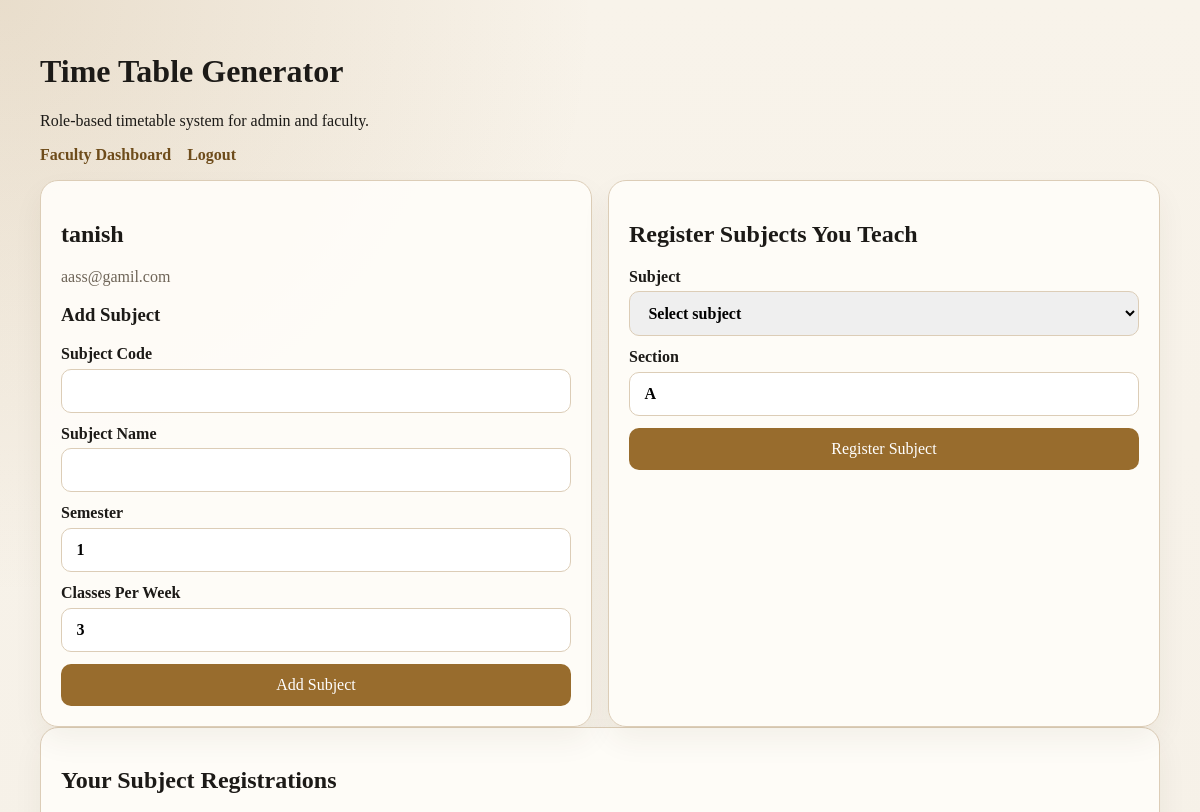
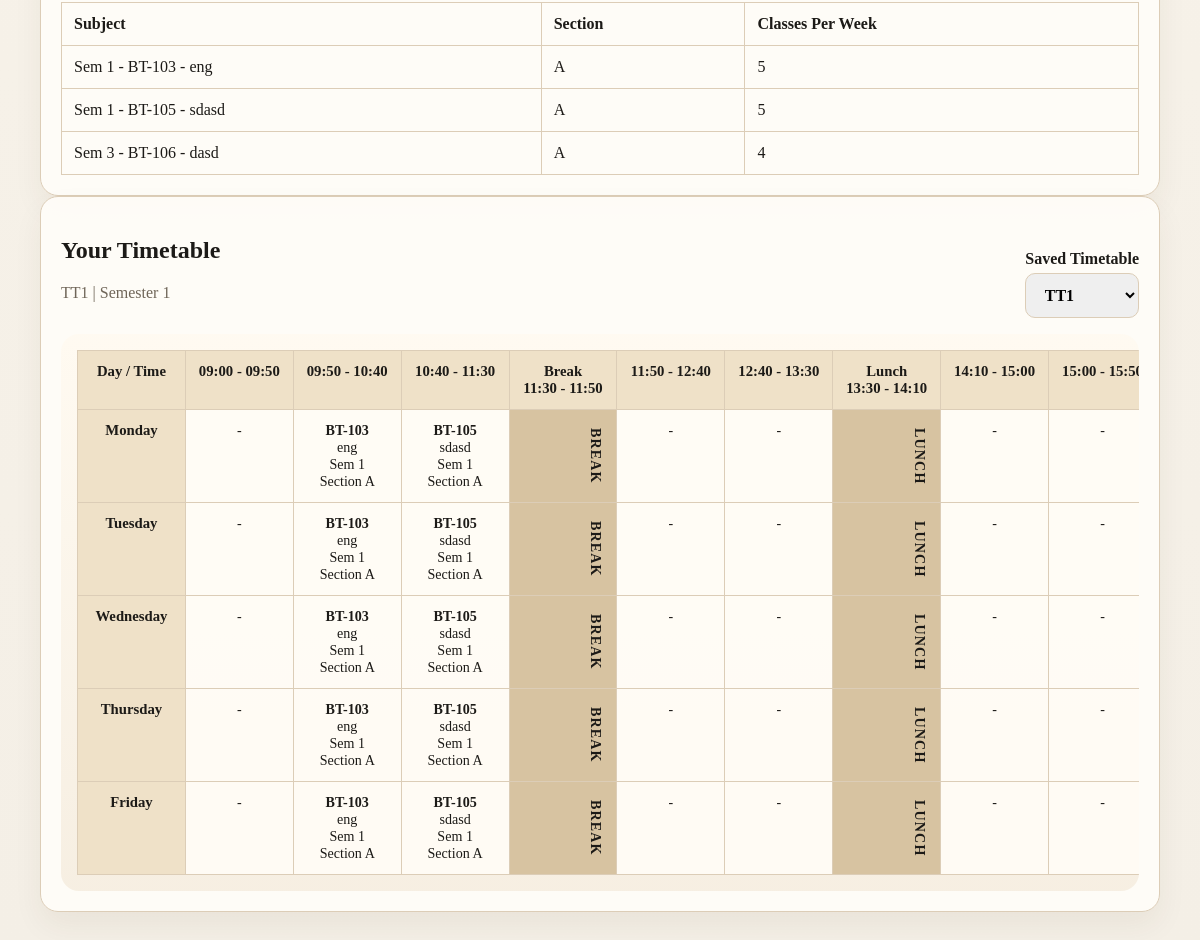
/faculty (signed in), run on the app's committed database (2 pictures, top to bottom).
### app/models.py (models this page shows)
class Faculty(db.Model):
    id = db.Column(db.Integer, primary_key=True)
    name = db.Column(db.String(120), nullable=False,)
    email = db.Column(db.String(120), nullable=True, unique=True)
    user_id = db.Column(db.Integer, db.ForeignKey("user.id"), nullable=True, unique=True)
    user = db.relationship("User", back_populates="faculty_profile")
    registrations = db.relationship(
        "FacultySubjectRegistration",
        back_populates="faculty",
        cascade="all, delete-orphan",
    )

class FacultySubjectRegistration(db.Model):
    id = db.Column(db.Integer, primary_key=True)
    faculty_id = db.Column(db.Integer, db.ForeignKey("faculty.id"), nullable=False)
    subject_id = db.Column(db.Integer, db.ForeignKey("subject.id"), nullable=False)
    preferred_section = db.Column(db.String(30), nullable=False, default="A")
    status = db.Column(db.String(20), nullable=False, default="approved")
    faculty = db.relationship("Faculty", back_populates="registrations")
    subject = db.relationship("Subject", back_populates="registrations")
    __table_args__ = (
        db.UniqueConstraint(
            "faculty_id",
            "subject_id",
            "preferred_section",
            name="uq_faculty_subject_section",
        ),
    )

class Subject(db.Model):
    id = db.Column(db.Integer, primary_key=True)
    code = db.Column(db.String(30), nullable=False, unique=True)
    name = db.Column(db.String(120), nullable=False)
    semester = db.Column(db.Integer, nullable=False, default=1)
    weekly_slots = db.Column(db.Integer, nullable=False, default=3)
    registrations = db.relationship(
        "FacultySubjectRegistration",
        back_populates="subject",
        cascade="all, delete-orphan",
    )

class TimetableBatch(db.Model):
    id = db.Column(db.Integer, primary_key=True)
    name = db.Column(db.String(150), nullable=False)
    semester = db.Column(db.Integer, nullable=False)
    created_at = db.Column(db.DateTime, nullable=False, server_default=db.func.now())
    entries = db.relationship(
        "TimetableEntry",
        back_populates="batch",
        cascade="all, delete-orphan",
    )

class TimetableEntry(db.Model):
    id = db.Column(db.Integer, primary_key=True)
    batch_id = db.Column(db.Integer, db.ForeignKey("timetable_batch.id"), nullable=True)
    day = db.Column(db.String(20), nullable=False)
    time_slot = db.Column(db.String(30), nullable=False)
    section = db.Column(db.String(30), nullable=False)
    faculty_id = db.Column(db.Integer, db.ForeignKey("faculty.id"), nullable=False)
    subject_id = db.Column(db.Integer, db.ForeignKey("subject.id"), nullable=False)
    batch = db.relationship("TimetableBatch", back_populates="entries")
    faculty = db.relationship("Faculty")
    subject = db.relationship("Subject")
    __table_args__ = (
        db.UniqueConstraint(
            "batch_id", "day", "time_slot", "section", name="uq_batch_section_day_time"
        ),
    )

### app/routes.py (the view, shortened to what this page needs)
@main.route("/faculty", methods=["GET", "POST"])
def faculty_dashboard():
    user = current_user()
    if not user or user.role != "faculty":
        flash("Faculty login required.", "error")
        return redirect(url_for("main.login"))
    faculty = Faculty.query.filter_by(user_id=user.id).first()
    if not faculty:
        flash("Faculty profile was not found.", "error")
        return redirect(url_for("main.logout"))
    subjects = Subject.query.order_by(Subject.code).all()
    registrations = (
        FacultySubjectRegistration.query.filter_by(faculty_id=faculty.id)
        .order_by(FacultySubjectRegistration.preferred_section)
        .all()
    )
    batches = available_batches()
    selected_batch_id = request.args.get("batch_id", type=int)
    selected_batch = None
    if selected_batch_id:
        selected_batch = TimetableBatch.query.get(selected_batch_id)
    if not selected_batch:
        selected_batch = batches[0] if batches else None
    entries, timetable_map = faculty_timetable_rows(
        faculty.id,
        selected_batch.id if selected_batch else None,
    )
    return render_template(
        "faculty_dashboard.html",
        faculty=faculty,
        subjects=subjects,
        registrations=registrations,
        batches=batches,
        selected_batch=selected_batch,
        entries=entries,
        timetable_map=timetable_map,
        days=DAYS,
        timetable_columns=TIMETABLE_COLUMNS,
    )

### app/routes.py (called while the page is built)
def current_user():
    user_id = session.get("user_id")
    if not user_id:
        return None
    return User.query.get(user_id)

def faculty_timetable_rows(faculty_id, batch_id):
    if not batch_id:
        return [], defaultdict(dict)
    entries = (
        TimetableEntry.query.filter_by(faculty_id=faculty_id, batch_id=batch_id)
        .order_by(TimetableEntry.day, TimetableEntry.time_slot)
        .all()
    )
    timetable_map = defaultdict(dict)
    for entry in entries:
        timetable_map[entry.day][entry.time_slot] = entry
    return entries, timetable_map

def available_batches():
    return TimetableBatch.query.order_by(
        TimetableBatch.created_at.desc(), TimetableBatch.id.desc()
    ).all()

### app/templates/faculty_dashboard.html (shortened to what this page needs)
{% extends "base.html" %}
{% block content %}
<section class="grid two-col">
    <article class="card">
        <h2>{{ faculty.name }}</h2>
        <p class="muted">{{ faculty.email }}</p>
        <h3>Add Subject</h3>
        <form method="post" class="form">
            <label>Subject Code
                <input type="text" name="code" required>
            </label>
            <label>Subject Name
                <input type="text" name="name" required>
            </label>
            <label>Semester
                <input type="number" name="semester" min="1" value="1" required>
            </label>
            <label>Classes Per Week
                <input type="number" name="weekly_slots" min="1" value="3" required>
            </label>
            <button type="submit">Add Subject</button>
        </form>
    </article>
    <article class="card">
        <h2>Register Subjects You Teach</h2>
        <form method="post" class="form">
            <label>Subject
                <select name="subject_id" required>
                    <option value="">Select subject</option>
                </select>
            </label>
            <label>Section
                <input type="text" name="preferred_section" value="A" required>
            </label>
            <button type="submit">Register Subject</button>
        </form>
    </article>
</section>
<section class="card">
        <h2>Your Subject Registrations</h2>
        <table>
            <thead>
                <tr>
                    <th>Subject</th>
                    <th>Section</th>
                    <th>Classes Per Week</th>
                </tr>
            </thead>
            <tbody>
                {% for item in registrations %}
                    <tr>
                        <td>Sem {{ item.subject.semester }} - {{ item.subject.code }} - {{ item.subject.name }}</td>
                        <td>{{ item.preferred_section }}</td>
                        <td>{{ item.subject.weekly_slots }}</td>
                    </tr>
                {% else %}
                    <tr>
                        <td colspan="3">No subjects registered yet.</td>
                    </tr>
                {% endfor %}
            </tbody>
        </table>
</section>
<section class="card">
    <div class="section-head">
        <div>
            <h2>Your Timetable</h2>
            {% if selected_batch %}
                <p class="muted">{{ selected_batch.name }} | Semester {{ selected_batch.semester }}</p>
            {% endif %}
        </div>
        <form method="get" class="inline-form">
            <label>Saved Timetable
                <select name="batch_id" onchange="this.form.submit()">
                    {% for batch in batches %}
                        <option value="{{ batch.id }}" {% if selected_batch and selected_batch.id == batch.id %}selected{% endif %}>
                            {{ batch.name }}
                        </option>
                    {% endfor %}
                </select>
            </label>
        </form>
    </div>
    {% if not entries %}
        <p>No timetable has been generated for you yet.</p>
    {% else %}
        <div class="table-wrap timetable-shell">
            <table class="timetable-grid">
                <thead>
                    <tr>
                        <th>Day / Time</th>
                        {% for column in timetable_columns %}
                            <th class="{% if column.type == 'break' %}break-head{% endif %}">{{ column.label|safe }}</th>
                        {% endfor %}
                    </tr>
                </thead>
                <tbody>
                    {% for day in days %}
                        <tr>
                            <th>{{ day }}</th>
                            {% for column in timetable_columns %}
                                {% if column.type == 'break' %}
                                    <td class="break-cell">{{ column.value }}</td>
                                {% else %}
                                    {% set entry = timetable_map.get(day, {}).get(column.value) %}
                                    <td class="class-cell">
                                        {% if entry %}
                                            <strong>{{ entry.subject.code }}</strong><br>
                                            {{ entry.subject.name }}<br>
                                            Sem {{ entry.subject.semester }}<br>
                                            Section {{ entry.section }}
                                        {% else %}
                                            -
                                        {% endif %}
                                    </td>
                                {% endif %}
                            {% endfor %}
                        </tr>
                    {% endfor %}
                </tbody>
            </table>
        </div>
    {% endif %}
</section>
{% endblock %}

### app/static/styles.css (style rules this page uses)
:root { --bg: #f4efe6; --surface: #fffdf9; --ink: #1c1a17; --muted: #6f6558; --primary: #986c2d; --primary-dark: #6e4c1b; --border: #dccdb7; --success: #deefe2; --warning: #fff3d6; --error: #f8dddd; }
* { box-sizing: border-box; }
body { margin: 0; font-family: Georgia, "Times New Roman", serif; background: radial-gradient(circle at top left, rgba(152, 108, 45, 0.16), transparent 28%), linear-gradient(180deg, #f8f3ea, var(--bg)); color: var(--ink); }
.grid { display: grid; gap: 1rem; }
.two-col { grid-template-columns: repeat(auto-fit, minmax(320px, 1fr)); }
.card { background: rgba(255, 253, 249, 0.92); border: 1px solid var(--border); border-radius: 18px; padding: 1.25rem; box-shadow: 0 14px 30px rgba(61, 43, 18, 0.06); }
.form { display: grid; gap: 0.75rem; }
label { display: grid; gap: 0.35rem; font-weight: 700; }
input, select, button { font: inherit; padding: 0.75rem 0.9rem; border-radius: 10px; border: 1px solid var(--border); }
button { background: var(--primary); color: white; border: none; cursor: pointer; }
table { width: 100%; border-collapse: collapse; }
th, td { border: 1px solid var(--border); padding: 0.75rem; text-align: left; vertical-align: top; }
.muted { color: var(--muted); }
.section-head { display: flex; justify-content: space-between; gap: 1rem; align-items: end; margin-bottom: 1rem; }
.inline-form { display: flex; gap: 0.75rem; align-items: end; }
.table-wrap { overflow-x: auto; margin-top: 1rem; }
.timetable-shell { background: linear-gradient(180deg, rgba(255, 250, 241, 0.95), rgba(246, 238, 225, 0.95)); border-radius: 18px; padding: 1rem; }
.timetable-grid { min-width: 1080px; table-layout: fixed; }
.timetable-grid th { background: #efe1c8; text-align: center; font-size: 0.92rem; }
.timetable-grid td { text-align: center; font-size: 0.88rem; }
.class-cell { background: rgba(255, 252, 246, 0.92); min-width: 120px; }
.break-head, .break-cell { background: #d7c3a1; font-weight: 700; min-width: 68px; }
.break-cell { writing-mode: vertical-rl; text-orientation: mixed; letter-spacing: 0.08em; }

### data on the page
Faculty: name "tanish", email "aass@gamil.com"
FacultySubjectRegistration: subject.semester "1", subject.code "BT-103", subject.name "eng", preferred_section "A", subject.weekly_slots "5"
FacultySubjectRegistration: subject.semester "1", subject.code "BT-105", subject.name "sdasd", preferred_section "A", subject.weekly_slots "5"
FacultySubjectRegistration: subject.semester "3", subject.code "BT-106", subject.name "dasd", preferred_section "A", subject.weekly_slots "4"
TimetableBatch: name "TT1", semester "1"
Subject: subject.code "BT-103" "BT-103" "BT-103" "BT-103" "BT-103", subject.name "eng" "eng" "eng" "eng" "eng", subject.semester "1" "1" "1" "1" "1"
TimetableEntry: section "A"
Subject: subject.code "BT-105" "BT-105" "BT-105" "BT-105" "BT-105", subject.name "sdasd" "sdasd" "sdasd" "sdasd" "sdasd", subject.semester "1" "1" "1" "1" "1"
TimetableEntry: section "A"
TimetableEntry: section "A"
TimetableEntry: section "A"
TimetableEntry: section "A"
TimetableEntry: section "A"
TimetableEntry: section "A"
TimetableEntry: section "A"
TimetableEntry: section "A"
TimetableEntry: section "A"

### other printed values
{{ column.label|safe }} "09:00 - 09:50" "09:50 - 10:40" "10:40 - 11:30" "Break 11:30 - 11:50" "11:50 - 12:40" "12:40 - 13:30" "Lunch 13:30 - 14:10" "14:10 - 15:00" "15:00 -…"
{{ day }} "Monday" "Tuesday" "Wednesday" "Thursday" "Friday"
{{ column.value }} "BREAK" "LUNCH" "BREAK" "LUNCH" "BREAK" "LUNCH" "BREAK" "LUNCH" "BREAK" "LUNCH"
form field batch_id "TT1"
